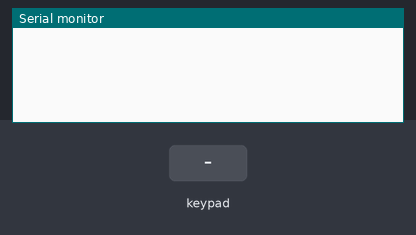
Bench run of a sketch on a simulated Arduino Uno, built with avr-gcc and run on an emulated ATmega328P. On the bench: the last lines printed to the serial monitor. The inputs (shaded band) are chosen by the test bench.

Above: at 1.2 s.
1.3 s: key '1' pressed
At 2.4 s:
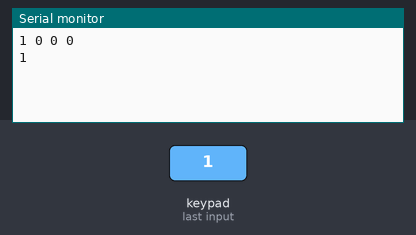
2.8 s: keypad keys 9 8 7 6 # pressed 0.4 s apart
At 5.9 s:
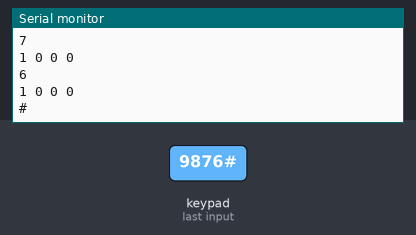
6.3 s: key 'A' pressed
At 7.3 s:
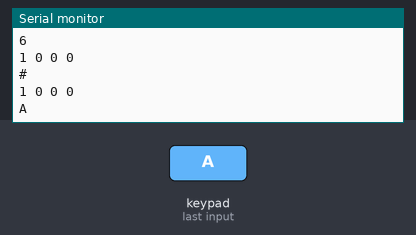
7.8 s: keypad keys 9 8 7 6 * pressed 0.4 s apart
At 10.8 s:
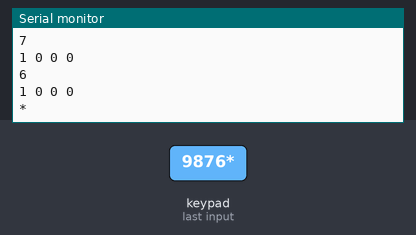
11.3 s: key 'B' pressed
At 12.2 s:
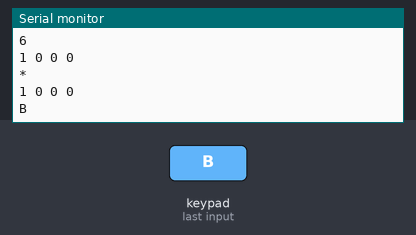
12.8 s: keypad keys 9 8 7 6 D pressed 0.4 s apart
At 14.8 s:
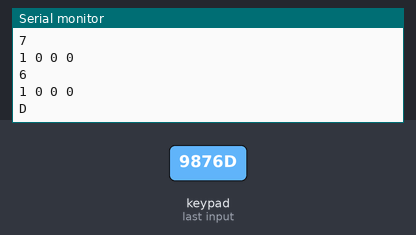
Timing chart, 0 to 16.3 s (numbered marks = the images above; inputs shaded):
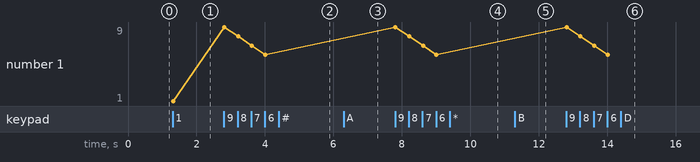

Measured:
- after the input at 1.3 s, the serial monitor: prints a new line at once (image 1)
- after the input at 2.8 s, the serial monitor: prints a new line at once (image 2)
- after the input at 6.3 s, the serial monitor: prints a new line at once (image 3)
- after the input at 7.8 s, the serial monitor: prints a new line at once (image 4)
- after the input at 11.3 s, the serial monitor: prints a new line at once (image 5)
- after the input at 12.8 s, the serial monitor: prints a new line at once (image 6)
- plotted number 1: 1 → 6 after the input at 2.8 s

The sketch:

Keypad_code.ino
```cpp
#include <Keypad.h>

const byte ROWS = 4; //four rows
const byte COLS = 4; //three columns
char keys[ROWS][COLS] = {
{'1','2','3','A'},
{'4','5','6','B'},
{'7','8','9','C'},
{'*','0','#','D'}
};
byte rowPins[ROWS] = {9, 8, 7, 6}; //connect to the row pinouts of the kpd
byte colPins[COLS] = {5, 4, 3, 2}; //connect to the column pinouts of the kpd

Keypad kpd = Keypad( makeKeymap(keys), rowPins, colPins, ROWS, COLS );
char Keypressed_val;
int key1=0;
int key2=0;
int key3=0;
int key4=0;


void setup() {
  // put your setup code here, to run once:
Serial.begin(9600);


}

void loop() {
  // put your main code here, to run repeatedly:
Keypressed_val = kpd.getKey();
if (Keypressed_val) {


if(Keypressed_val == '1'){
  key1 = 1;
}
if(Keypressed_val == '2'){
  key2 = 2;
}
if(Keypressed_val == '3'){
  key3 = 3;
}
if(Keypressed_val == '4'){
  key4 = 4;
}
Serial.print(key1);
Serial.print(" ");
Serial.print(key2);
Serial.print(" ");
Serial.print(key3);
Serial.print(" ");
Serial.println(key4);
Serial.println(Keypressed_val);
}
/*


if (keypressed_val == 50){
//forward
Forward();

}
if (keypressed_val == 56){
  //backward
Backward();

}
if (keypressed_val == 54){
  //right
Right();

}
if (keypressed_val == 52){
//left
Left();

}
if (keypressed_val == 53){
  //stop
Stop();
}
}
*/
}
```
